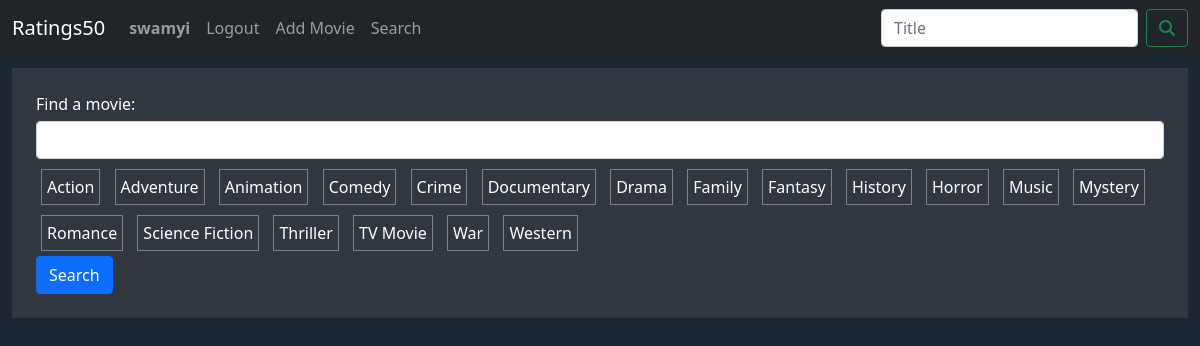
Screenshot of /ratings50/search (signed in) with the database file from the repository.
### ratings50/models.py (models this page shows)
class User(AbstractUser):
    pass

class Genre(models.Model):
    name = models.CharField(max_length=64)
    def __str__(self):
        return f"{self.name}"

### ratings50/views.py (the view, shortened to what this page needs)
# urls.py: path('search', views.search, name="search"),
def search(request):
    if request.method == "GET":
        form = SearchForm()
        return render(request, "ratings50/search.html", {'form': form})

### ratings50/views.py
class SearchForm(forms.Form):
    title = forms.CharField(label="Find a movie", required=False)
    genre = forms.ModelMultipleChoiceField(
        queryset=Genre.objects.all(),
        required=False,
        widget=forms.CheckboxSelectMultiple,
    )

### ratings50/templates/ratings50/search.html (shortened to what this page needs)
{% extends 'ratings50/layout.html' %}
{% load static %}
{% load widget_tweaks %}
{% block body %}
    <div class="search-form">
        <form action="{% url 'search' %}" method="post">
            <label for="{{ form.title.id }}">{{ form.title.label }}:</label>
            {% render_field form.title class='form-control' %}
            <div class="genre-boxes">
                {% for genre in form.genre %}
                    <div class="genre">
                        {{ genre }}
                    </div>
                {% endfor %}
            </div>
            <input type="submit" class="btn btn-primary" value="Search">
        </form>
    </div>
{% endblock %}

### ratings50/templates/ratings50/layout.html (shortened to what this page needs)
{% load static %}
<!DOCTYPE html>
<html lang="en">
    <head>
        <link href="https://cdn.jsdelivr.net/npm/bootstrap@5.1.3/dist/css/bootstrap.min.css" rel="stylesheet">
        <link href="{% static 'ratings50/style.css' %}" rel="stylesheet">
    </head>
    <body class="page-body">
          <nav class="navbar navbar-expand-lg navbar-dark bg-dark">
            <div class="container-fluid">
              <a class="navbar-brand" href="{% url 'index' %}">Ratings50</a>
              <div class="collapse navbar-collapse" id="navbarSupportedContent">
                <ul class="navbar-nav me-auto mb-2 mb-lg-0">
                  {% if user.is_authenticated %}
                    <li class="nav-item">
                      <a class="nav-link" id="self-profile" data-username="{{ user.username }}"><strong>{{ user.username }}</strong></a>
                    </li>
                    <li class="nav-item">
                      <a class="nav-link" href="{% url 'logout' %}">Logout</a>
                    </li>
                    <li class="nav-item">
                      <a class="nav-link" href="{% url 'new' %}">Add Movie</a>
                    </li>
                  {% endif %}
                      <li class="nav-item">
                        <a class="nav-link" href="{% url 'search' %}">Search</a>
                      </li>
                </ul>
                <form class="d-flex" action="{% url 'search' %}" method="post">
                  <input name="title" class="form-control me-2" type="search" placeholder="Title" aria-label="Search">
                  <button class="btn btn-outline-success" type="submit">
                    <i class="fa-solid fa-magnifying-glass"></i>
                  </button>
                </form>
              </div>
            </div>
          </nav>
          {% block body %}
          {% endblock %}
    </body>
</html>

### ratings50/static/ratings50/style.css (style rules this page uses)
.page-body { background-color: #1b2632; }
.form-body, .search-form { background-color: #31373f; padding: 2%; margin: 1%; color: white; }
.form-body label, .search-form label { color: white; }
.form-body .form-control, .search-form .form-control { margin-top: 5px; margin-bottom: 5px; }
.form-body .genre-boxes .genre, .search-form .genre-boxes .genre { display: inline-block; padding: 5px; margin: 5px; border: solid grey 1px; background-color: #31373f; }

### rows the page displays
User: username "swamyi"
Genre: genre "Action"
Genre: genre "Adventure"
Genre: genre "Animation"
Genre: genre "Comedy"
Genre: genre "Crime"
Genre: genre "Documentary"
Genre: genre "Drama"
Genre: genre "Family"
Genre: genre "Fantasy"
Genre: genre "History"
Genre: genre "Horror"
Genre: genre "Music"
Genre: genre "Mystery"
Genre: genre "Romance"
Genre: genre "Science Fiction"
Genre: genre "Thriller"
Genre: genre "TV Movie"
Genre: genre "War"
Genre: genre "Western"
